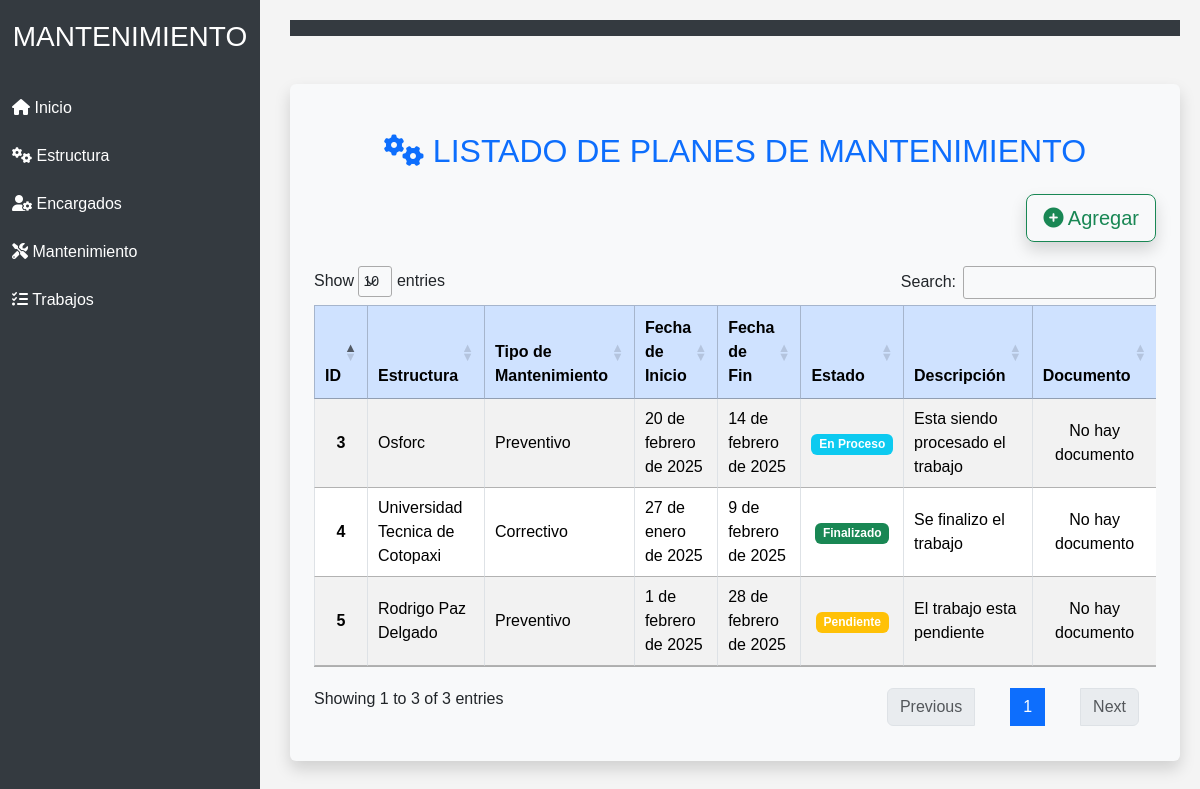
Page /listadoMantenimiento/ on the committed database.
### Aplicaciones/Reparacion/models.py (models this page shows, shortened)
class PlanMantenimiento(models.Model):
    TIPO_CHOICES = [
        ('Preventivo', 'Preventivo'),
        ('Correctivo', 'Correctivo'),
    ]
    ESTADO_CHOICES = [
        ('Pendiente', 'Pendiente'),
        ('En Proceso', 'En Proceso'),
        ('Finalizado', 'Finalizado'),
    ]
    estructura = models.ForeignKey(Estructura, on_delete=models.CASCADE)
    tipo = models.CharField(max_length=50, choices=TIPO_CHOICES)
    fecha_inicio = models.DateField()
    fecha_fin = models.DateField(blank=True, null=True)
    descripcion = models.TextField(blank=True, null=True)
    estado = models.CharField(max_length=50, choices=ESTADO_CHOICES)
    documento = models.FileField(upload_to='planes_mantenimiento/', blank=True, null=True)

class Estructura(models.Model):
    ESTADO_CHOICES = [
        ('Bueno', 'Bueno'),
        ('Regular', 'Regular'),
        ('Malo', 'Malo'),
    ]
    nombre = models.CharField(max_length=100)
    tipo = models.CharField(max_length=50)
    ubicacion = models.CharField(max_length=255)
    fecha_construccion = models.DateField()
    estado = models.CharField(max_length=50, choices=ESTADO_CHOICES)
    descripcion = models.TextField(blank=True, null=True)
    imagen = models.ImageField(upload_to='estructuras/', blank=True, null=True)  # Guarda en 'media/estructuras/'

### Aplicaciones/Reparacion/views.py (the view)
# urls.py: path('listadoMantenimiento/', views.listadoMantenimiento, name='listadoMantenimiento'),
def listadoMantenimiento(request):
    mantenimientos = PlanMantenimiento.objects.all()
    return render(request, 'listadoMantenimiento.html', {'mantenimientos': mantenimientos})

### Aplicaciones/Reparacion/templates/listadoMantenimiento.html (shortened to what this page needs)
{% extends "plantilla.html" %}
{% block contenido %}
<div class="container my-5 bg-light p-4 rounded shadow">
    <h2 class="my-4 text-center text-primary">
        <i class="fas fa-cogs"></i> LISTADO DE PLANES DE MANTENIMIENTO
    </h2>
    <div class="d-flex justify-content-end mb-4">
        <a href="{% url 'nuevoMantenimiento' %}" class="btn btn-outline-success btn-lg shadow">
            <i class="fas fa-plus-circle"></i> Agregar
        </a>
    </div>
    <div class="table-responsive">
        <table id="planMantenimientoTable" class="table table-striped table-hover table-bordered align-middle">
            <thead class="table-primary text-center">
                <tr>
                    <th>ID</th>
                    <th>Estructura</th>
                    <th>Tipo de Mantenimiento</th>
                    <th>Fecha de Inicio</th>
                    <th>Fecha de Fin</th>
                    <th>Estado</th>
                    <th>Descripción</th>
                    <th>Documento</th>
                </tr>
            </thead>
            <tbody>
                {% for plan in mantenimientos %}
                    <tr>
                        <td class="text-center"><strong>{{ plan.id }}</strong></td>
                        <td>{{ plan.estructura.nombre }}</td>
                        <td>{{ plan.tipo }}</td>
                        <td>{{ plan.fecha_inicio }}</td>
                        <td>{{ plan.fecha_fin|default:"N/A" }}</td>
                        <td class="text-center">
                            <span class="badge bg-{% if plan.estado == 'Pendiente' %}warning{% elif plan.estado == 'En Proceso' %}info{% else %}success{% endif %}">
                                {{ plan.estado }}
                            </span>
                        </td>
                        <td>{{ plan.descripcion }}</td>
                        <td class="text-center">
                            {% if plan.documento %}
                                <a href="{{ plan.documento.url }}" target="_blank">
                                    Ver Documento
                                </a>
                            {% else %}
                                <span>No hay documento</span>
                            {% endif %}
                        </td>
                    </tr>
                {% endfor %}
            </tbody>
        </table>
    </div>
</div>
<link rel="stylesheet" href="https://cdn.datatables.net/1.13.4/css/jquery.dataTables.min.css">
<link rel="stylesheet" href="https://cdn.datatables.net/buttons/2.3.6/css/buttons.dataTables.min.css">
{% endblock %}

### Aplicaciones/Reparacion/templates/plantilla.html (style rules this page uses)
body { font-family: 'Arial', sans-serif; background-color: #f4f4f4; margin: 0; padding: 0; }

### rows in the picture
PlanMantenimiento: id "3", estructura.nombre "Osforc", tipo "Preventivo", fecha_inicio "20 de febrero de 2025", fecha_fin "14 de febrero de 2025", estado "En Proceso", descripcion "Esta siendo procesado el trabajo", documento "No hay documento"
PlanMantenimiento: id "4", estructura.nombre "Universidad Tecnica de Cotopaxi", tipo "Correctivo", fecha_inicio "27 de enero de 2025", fecha_fin "9 de febrero de 2025", estado "Finalizado", descripcion "Se finalizo el trabajo", documento "No hay documento"
PlanMantenimiento: id "5", estructura.nombre "Rodrigo Paz Delgado", tipo "Preventivo", fecha_inicio "1 de febrero de 2025", fecha_fin "28 de febrero de 2025", estado "Pendiente", descripcion "El trabajo esta pendiente", documento "No hay documento"
